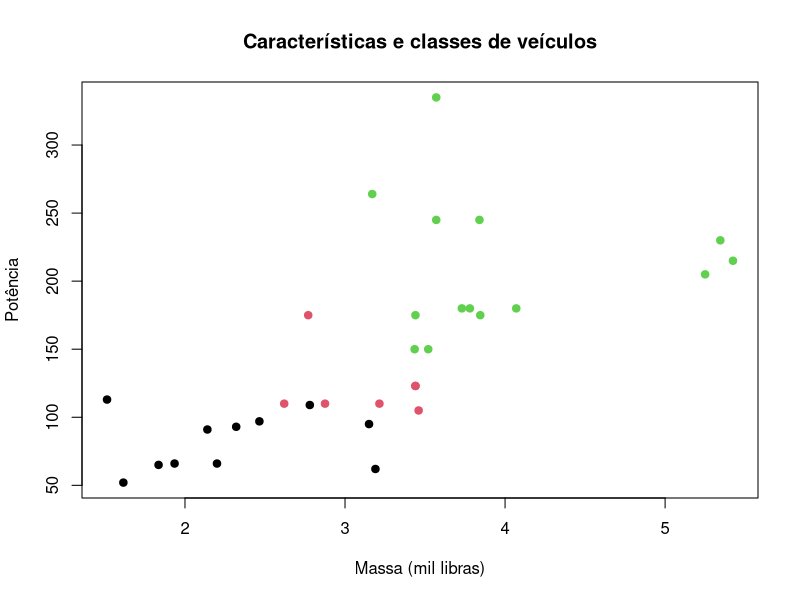

The R source for this figure:
# Análise discriminante quadrática (QDA) ----

# Ajuste e resultados ----
if (!requireNamespace("MASS", quietly = TRUE)) install.packages("MASS")
library(MASS)
set.seed(2026)
d <- transform(mtcars, classe = factor(cyl))
# Treino estratificado para manter cada classe.
i <- unlist(lapply(split(seq_len(nrow(d)), d$classe),
                  function(z) sample(z, max(5, length(z) - 2))))
ajuste <- qda(classe ~ wt + hp, data = d[i, ])
prev <- predict(ajuste, newdata = d[-i, ])
print(table(real = d$classe[-i], previsto = prev$class))

# Visualização e diagnóstico ----
plot(mtcars$wt, mtcars$hp, col = factor(mtcars$cyl), pch = 19, xlab = "Massa (mil libras)", ylab = "Potência", main = "Características e classes de veículos")
